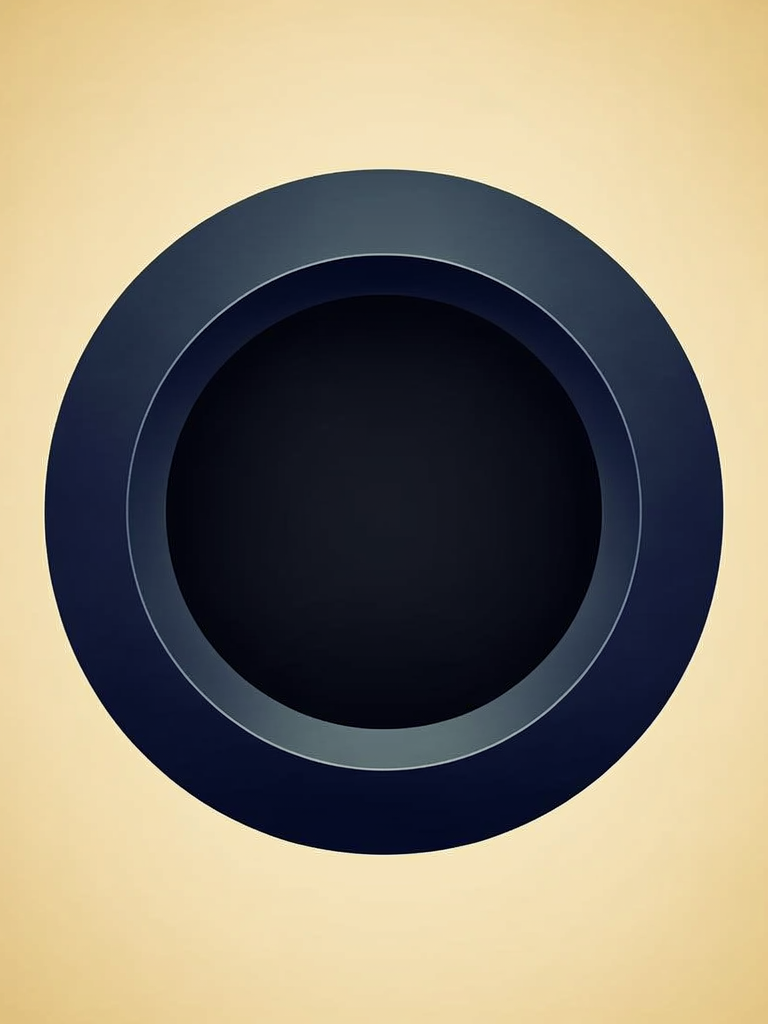
#> input picture Designs/bria_01_void.png, 768 x 1024 px; its folder holds only this picture in this run
$ python compose_cards.py
#> lines starting #> are read from the running program, lines starting #| are printed output that depends on the picture
"""Compose final card face designs at 64×89mm (300 DPI).

Takes the Bria-generated symbol icons and places them into proper card layouts
following CARD_LAYOUT.md:
  - Orientation marker (top-edge bar)
  - Index pip (top-left corner)
  - Large centred symbol icon (Bria-generated)
  - Sign name (bottom-centre)
  - Coloured border frame with background tint
"""

import os
from PIL import Image, ImageDraw, ImageFont, ImageFilter

# --- Dimensions ---
DPI = 300
CARD_W_MM, CARD_H_MM = 64, 89
MM_TO_PX = DPI / 25.4
CARD_W = round(CARD_W_MM * MM_TO_PX)   # 756 px
CARD_H = round(CARD_H_MM * MM_TO_PX)   # 1051 px


def mm(val):
    return round(val * MM_TO_PX)


# --- Nine Signs ---
SIGNS = {
    1: "Void",
    2: "Root",
    3: "Wave",
    4: "Flame",
    5: "Eye",
    6: "Mask",
    7: "Key",
    8: "Star",
    9: "Crown",
}

# Rich colour palette per symbol
COLORS = {
    1: (30, 30, 60),       # deep indigo (Void)
    2: (90, 60, 30),       # dark wood brown (Root)
    3: (0, 100, 170),      # deep ocean blue (Wave)
    4: (190, 30, 30),      # rich red (Flame)
    5: (0, 130, 120),      # deep teal (Eye)
    6: (85, 60, 130),      # rich violet (Mask)
    7: (170, 140, 30),     # antique gold (Key)
    8: (160, 20, 140),     # deep magenta (Star)
    9: (180, 150, 30),     # royal gold (Crown)
}

# Light background tints
BG_TINTS = {
    1: (230, 230, 245),
    2: (242, 235, 225),
    3: (225, 238, 250),
    4: (250, 230, 230),
    5: (225, 245, 242),
    6: (238, 230, 248),
    7: (250, 245, 225),
    8: (248, 228, 244),
    9: (250, 246, 225),
}

PAPER = (252, 250, 244)


def get_font(size, bold=False):
    """Load a font, trying several options."""
    if bold:
        candidates = [
            "C:/Windows/Fonts/georgiab.ttf",
            "C:/Windows/Fonts/arialbd.ttf",
            "C:/Windows/Fonts/calibrib.ttf",
        ]
    else:
        candidates = [
            "C:/Windows/Fonts/georgia.ttf",
            "C:/Windows/Fonts/arial.ttf",
            "C:/Windows/Fonts/calibri.ttf",
        ]
    for path in candidates:
        try:
            return ImageFont.truetype(path, size)
        except (OSError, IOError):
            continue
    return ImageFont.load_default()


def compose_card(sym, icon_path):
    """Create a complete card face with the Bria icon centred."""
#> called with sym = 1, icon_path = 'Designs/bria_01_void.png'
    color = COLORS[sym]
    bg_tint = BG_TINTS[sym]
    name = SIGNS[sym]

    # Create card canvas
    card = Image.new("RGB", (CARD_W, CARD_H), PAPER)
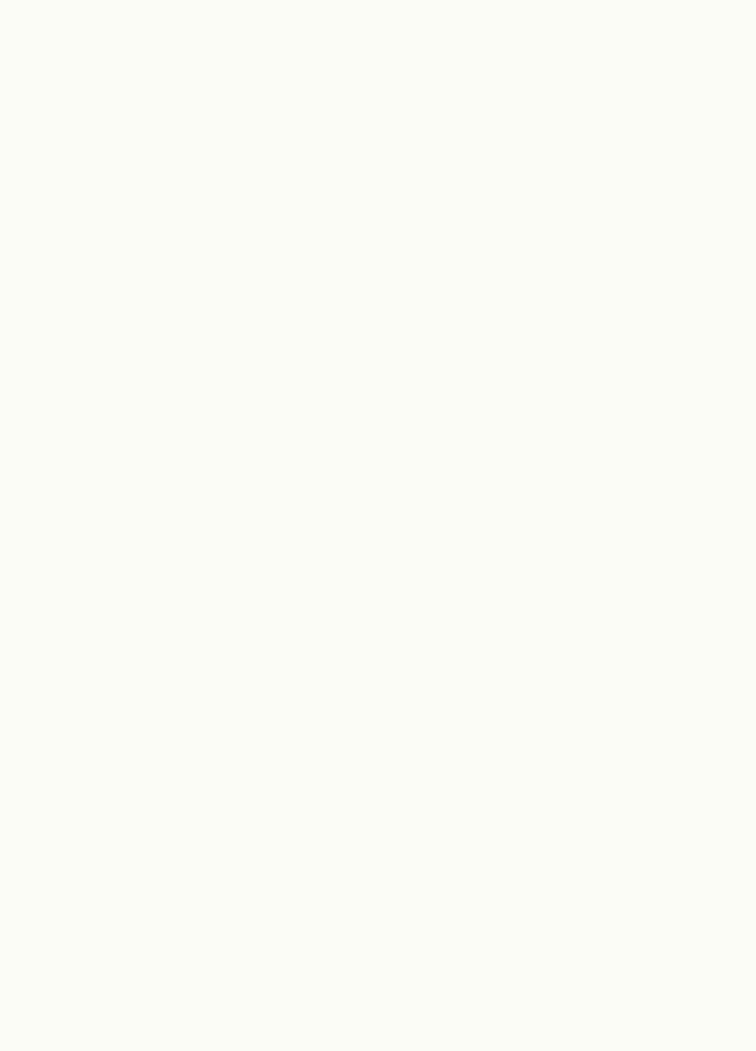
#> card: PIL image 756x1051 RGB; mean R, G, B 252, 250, 244
    draw = ImageDraw.Draw(card)

    frame_inset = mm(3.5)
    corner_r = mm(3)

    # Background tint fill
    draw.rounded_rectangle(
        [frame_inset, frame_inset, CARD_W - frame_inset, CARD_H - frame_inset],
        radius=corner_r,
        fill=bg_tint,
    )

    # Border frame
    frame_lw = mm(1.2)
    draw.rounded_rectangle(
        [frame_inset, frame_inset, CARD_W - frame_inset, CARD_H - frame_inset],
        radius=corner_r,
        outline=color,
        width=round(frame_lw),
    )

    # Inner decorative line (thinner, slightly inset)
    inner_inset = frame_inset + mm(2)
    draw.rounded_rectangle(
        [inner_inset, inner_inset, CARD_W - inner_inset, CARD_H - inner_inset],
        radius=corner_r - 2,
        outline=color + (80,),  # won't work on RGB, use lighter
        width=max(mm(0.4), 1),
    )
    # Redraw with a lighter version of the colour
    lighter = tuple(min(255, c + 100) for c in color)
    draw.rounded_rectangle(
        [inner_inset, inner_inset, CARD_W - inner_inset, CARD_H - inner_inset],
        radius=corner_r - 2,
        outline=lighter,
        width=max(mm(0.4), 1),
    )

    # Orientation marker — top bar
    bar_h = mm(2.2)
    bar_margin_x = mm(8)
    bar_y = frame_inset + mm(2.5)
    draw.rounded_rectangle(
        [bar_margin_x, bar_y, CARD_W - bar_margin_x, bar_y + bar_h],
        radius=mm(1),
        fill=color,
    )

    # Index pip — top-left corner, large and bold (single, non-mirrored; F2)
    pip_font = get_font(mm(7), bold=True)
    pip_text = str(sym)
    bbox = draw.textbbox((0, 0), pip_text, font=pip_font)
#> bbox = (0, 17, 53, 78)
    pip_tw = bbox[2] - bbox[0]
#> pip_tw = 53
    pip_th = bbox[3] - bbox[1]
#> pip_th = 61
    pip_x = frame_inset + mm(3)
    pip_y = bar_y + bar_h + mm(2)
    draw.text((pip_x, pip_y), pip_text, fill=color, font=pip_font)

    # Load and place the Bria icon
    icon = Image.open(icon_path).convert("RGBA")

    # Calculate icon placement area (between pip and name)
    icon_area_top = pip_y + pip_th + mm(4)
#> icon_area_top = 229
    icon_area_bottom = CARD_H - frame_inset - mm(14)
    icon_area_height = icon_area_bottom - icon_area_top
#> icon_area_height = 616
    icon_area_width = CARD_W - 2 * (frame_inset + mm(5))

    # Resize icon to fit, maintaining aspect ratio
    icon_w, icon_h = icon.size
#> icon_w = 768; icon_h = 1024
    scale = min(icon_area_width / icon_w, icon_area_height / icon_h) * 0.88
#> scale = 0.529
    new_w = round(icon_w * scale)
#> new_w = 407
    new_h = round(icon_h * scale)
#> new_h = 542
    icon_resized = icon.resize((new_w, new_h), Image.LANCZOS)

    # Centre the icon in the available area
    icon_x = (CARD_W - new_w) // 2
#> icon_x = 174
    icon_y = icon_area_top + (icon_area_height - new_h) // 2
#> icon_y = 266

    # Paste with alpha compositing
    card.paste(icon_resized, (icon_x, icon_y), icon_resized)
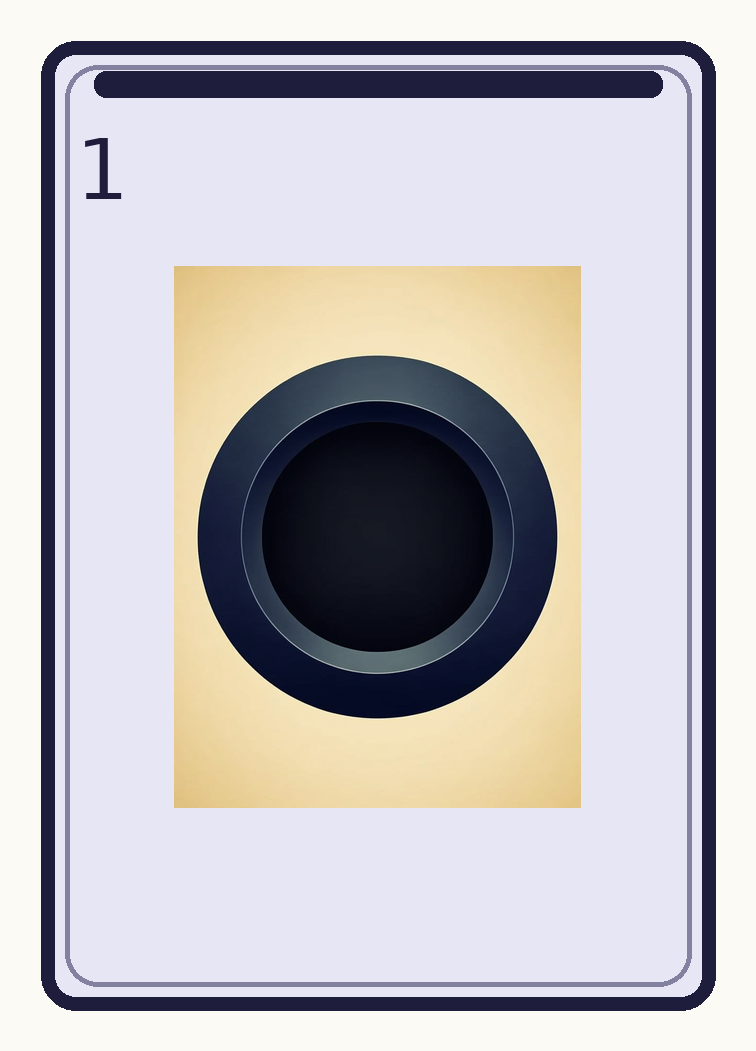
#> card: PIL image 756x1051 RGB; mean R, G, B 191.5, 188.8, 192.4

    # Sign name — bottom-centre
    name_font = get_font(mm(3.8), bold=False)
    bbox = draw.textbbox((0, 0), name.upper(), font=name_font)
#> bbox = (0, 8, 113, 42)
    name_tw = bbox[2] - bbox[0]
#> name_tw = 113
    name_y = CARD_H - frame_inset - mm(9)
    # Redraw on the pasted image
    draw = ImageDraw.Draw(card)
    draw.text(
        ((CARD_W - name_tw) // 2, name_y),
        name.upper(),
        fill=color,
        font=name_font,
    )

    # Small decorative dots flanking the name
    dot_r = mm(0.8)
    dot_y_c = name_y + (bbox[3] - bbox[1]) // 2
#> dot_y_c = 921
    draw.ellipse(
        [(CARD_W - name_tw) // 2 - mm(4) - dot_r, dot_y_c - dot_r,
         (CARD_W - name_tw) // 2 - mm(4) + dot_r, dot_y_c + dot_r],
        fill=color,
    )
    draw.ellipse(
        [(CARD_W + name_tw) // 2 + mm(4) - dot_r, dot_y_c - dot_r,
         (CARD_W + name_tw) // 2 + mm(4) + dot_r, dot_y_c + dot_r],
        fill=color,
    )

    return card


def main():
    script_dir = os.path.dirname(os.path.abspath(__file__))
    print(f"Composing 9 card faces at {CARD_W}×{CARD_H} px ({CARD_W_MM}×{CARD_H_MM} mm @ {DPI} DPI)\n")

    for sym in range(1, 10):
        name = SIGNS[sym]
        icon_file = f"bria_{sym:02d}_{name.lower()}.png"
        icon_path = os.path.join(script_dir, icon_file)

        if not os.path.exists(icon_path):
            print(f"  [{sym}] ✗ Missing icon: {icon_file}")
            continue

        card = compose_card(sym, icon_path)
        out_file = f"card_{sym:02d}_{name.lower()}_final.png"
        out_path = os.path.join(script_dir, out_file)
        card.save(out_path, dpi=(DPI, DPI))
        print(f"  [{sym}] ✓ {out_file}")

    print(f"\nDone — 9 final card designs saved to {script_dir}")


if __name__ == "__main__":
    main()
